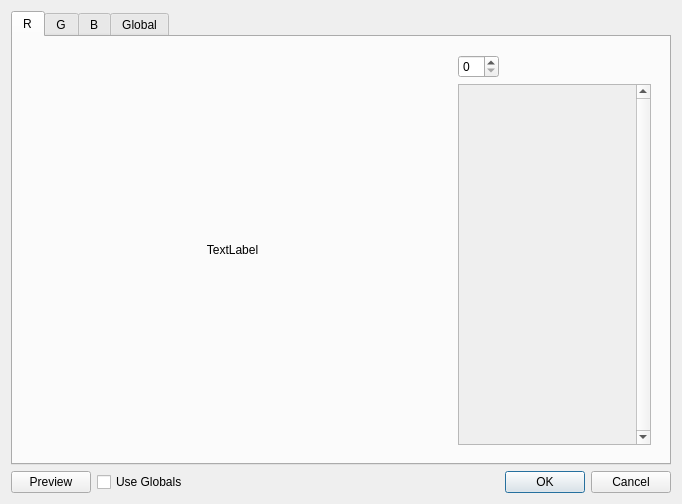
<?xml version="1.0" encoding="UTF-8"?>
<ui version="4.0">
 <class>ColorCorrectionGraph</class>
 <widget class="QDialog" name="ColorCorrectionGraph">
  <property name="geometry">
   <rect>
    <x>0</x>
    <y>0</y>
    <width>682</width>
    <height>504</height>
   </rect>
  </property>
  <property name="windowTitle">
   <string>Dialog</string>
  </property>
  <layout class="QVBoxLayout" name="verticalLayout" stretch="3,0">
   <item>
    <layout class="QHBoxLayout" name="MainContent" stretch="0">
     <item>
      <widget class="QTabWidget" name="Graphs">
       <property name="tabPosition">
        <enum>QTabWidget::TabPosition::North</enum>
       </property>
       <property name="currentIndex">
        <number>0</number>
       </property>
       <property name="usesScrollButtons">
        <bool>true</bool>
       </property>
       <property name="documentMode">
        <bool>false</bool>
       </property>
       <property name="tabBarAutoHide">
        <bool>false</bool>
       </property>
       <widget class="QWidget" name="tabR">
        <attribute name="title">
         <string>R</string>
        </attribute>
        <layout class="QHBoxLayout" name="horizontalLayout" stretch="2,1">
         <item>
          <widget class="AspectRatioLabel" name="RedGraph">
           <property name="sizePolicy">
            <sizepolicy hsizetype="Ignored" vsizetype="Ignored">
             <horstretch>0</horstretch>
             <verstretch>0</verstretch>
            </sizepolicy>
           </property>
           <property name="text">
            <string>TextLabel</string>
           </property>
           <property name="alignment">
            <set>Qt::AlignmentFlag::AlignCenter</set>
           </property>
          </widget>
         </item>
         <item>
          <layout class="QVBoxLayout" name="PointsR">
           <property name="leftMargin">
            <number>9</number>
           </property>
           <property name="topMargin">
            <number>9</number>
           </property>
           <property name="rightMargin">
            <number>9</number>
           </property>
           <property name="bottomMargin">
            <number>9</number>
           </property>
           <item>
            <widget class="QSpinBox" name="PointsCounterR">
             <property name="sizePolicy">
              <sizepolicy hsizetype="Fixed" vsizetype="Fixed">
               <horstretch>0</horstretch>
               <verstretch>0</verstretch>
              </sizepolicy>
             </property>
             <property name="minimum">
              <number>0</number>
             </property>
             <property name="value">
              <number>0</number>
             </property>
            </widget>
           </item>
           <item>
            <widget class="QScrollArea" name="scrollAreaR">
             <property name="enabled">
              <bool>true</bool>
             </property>
             <property name="sizePolicy">
              <sizepolicy hsizetype="Preferred" vsizetype="Expanding">
               <horstretch>0</horstretch>
               <verstretch>0</verstretch>
              </sizepolicy>
             </property>
             <property name="verticalScrollBarPolicy">
              <enum>Qt::ScrollBarPolicy::ScrollBarAlwaysOn</enum>
             </property>
             <property name="horizontalScrollBarPolicy">
              <enum>Qt::ScrollBarPolicy::ScrollBarAlwaysOff</enum>
             </property>
             <property name="sizeAdjustPolicy">
              <enum>QAbstractScrollArea::SizeAdjustPolicy::AdjustToContentsOnFirstShow</enum>
             </property>
             <property name="widgetResizable">
              <bool>true</bool>
             </property>
             <property name="alignment">
              <set>Qt::AlignmentFlag::AlignLeading|Qt::AlignmentFlag::AlignLeft|Qt::AlignmentFlag::AlignTop</set>
             </property>
             <widget class="QWidget" name="scrollAreaContentsR">
              <property name="geometry">
               <rect>
                <x>0</x>
                <y>0</y>
                <width>177</width>
                <height>353</height>
               </rect>
              </property>
              <property name="autoFillBackground">
               <bool>true</bool>
              </property>
              <layout class="QVBoxLayout" name="verticalLayout_3">
               <property name="sizeConstraint">
                <enum>QLayout::SizeConstraint::SetDefaultConstraint</enum>
               </property>
               <property name="leftMargin">
                <number>0</number>
               </property>
               <property name="topMargin">
                <number>0</number>
               </property>
               <property name="rightMargin">
                <number>0</number>
               </property>
               <property name="bottomMargin">
                <number>0</number>
               </property>
              </layout>
             </widget>
            </widget>
           </item>
          </layout>
         </item>
        </layout>
       </widget>
       <widget class="QWidget" name="tabG">
        <attribute name="title">
         <string>G</string>
        </attribute>
        <layout class="QHBoxLayout" name="horizontalLayout_2" stretch="2,1">
         <item>
          <widget class="AspectRatioLabel" name="GreenGraph">
           <property name="sizePolicy">
            <sizepolicy hsizetype="Ignored" vsizetype="Ignored">
             <horstretch>0</horstretch>
             <verstretch>0</verstretch>
            </sizepolicy>
           </property>
           <property name="text">
            <string>TextLabel</string>
           </property>
           <property name="alignment">
            <set>Qt::AlignmentFlag::AlignCenter</set>
           </property>
          </widget>
         </item>
         <item>
          <layout class="QVBoxLayout" name="PointsG">
           <property name="leftMargin">
            <number>9</number>
           </property>
           <property name="topMargin">
            <number>9</number>
           </property>
           <property name="rightMargin">
            <number>9</number>
           </property>
           <property name="bottomMargin">
            <number>9</number>
           </property>
           <item>
            <widget class="QSpinBox" name="PointsCounterG">
             <property name="sizePolicy">
              <sizepolicy hsizetype="Fixed" vsizetype="Fixed">
               <horstretch>0</horstretch>
               <verstretch>0</verstretch>
              </sizepolicy>
             </property>
             <property name="minimum">
              <number>0</number>
             </property>
             <property name="value">
              <number>0</number>
             </property>
            </widget>
           </item>
           <item>
            <widget class="QScrollArea" name="scrollAreaG">
             <property name="enabled">
              <bool>true</bool>
             </property>
             <property name="sizePolicy">
              <sizepolicy hsizetype="Preferred" vsizetype="Expanding">
               <horstretch>0</horstretch>
               <verstretch>0</verstretch>
              </sizepolicy>
             </property>
             <property name="verticalScrollBarPolicy">
              <enum>Qt::ScrollBarPolicy::ScrollBarAlwaysOn</enum>
             </property>
             <property name="horizontalScrollBarPolicy">
              <enum>Qt::ScrollBarPolicy::ScrollBarAlwaysOff</enum>
             </property>
             <property name="sizeAdjustPolicy">
              <enum>QAbstractScrollArea::SizeAdjustPolicy::AdjustToContentsOnFirstShow</enum>
             </property>
             <property name="widgetResizable">
              <bool>true</bool>
             </property>
             <property name="alignment">
              <set>Qt::AlignmentFlag::AlignLeading|Qt::AlignmentFlag::AlignLeft|Qt::AlignmentFlag::AlignTop</set>
             </property>
             <widget class="QWidget" name="scrollAreaContentsG">
              <property name="geometry">
               <rect>
                <x>0</x>
                <y>0</y>
                <width>177</width>
                <height>353</height>
               </rect>
              </property>
              <property name="autoFillBackground">
               <bool>true</bool>
              </property>
              <layout class="QVBoxLayout" name="verticalLayout_4">
               <property name="sizeConstraint">
                <enum>QLayout::SizeConstraint::SetDefaultConstraint</enum>
               </property>
               <property name="leftMargin">
                <number>0</number>
               </property>
               <property name="topMargin">
                <number>0</number>
               </property>
               <property name="rightMargin">
                <number>0</number>
               </property>
               <property name="bottomMargin">
                <number>0</number>
               </property>
              </layout>
             </widget>
            </widget>
           </item>
          </layout>
         </item>
        </layout>
       </widget>
       <widget class="QWidget" name="tabB">
        <property name="sizePolicy">
         <sizepolicy hsizetype="Ignored" vsizetype="Ignored">
          <horstretch>0</horstretch>
          <verstretch>0</verstretch>
         </sizepolicy>
        </property>
        <attribute name="title">
         <string>B</string>
        </attribute>
        <layout class="QHBoxLayout" name="horizontalLayout_3" stretch="2,1">
         <item>
          <widget class="AspectRatioLabel" name="BlueGraph">
           <property name="text">
            <string>TextLabel</string>
           </property>
           <property name="alignment">
            <set>Qt::AlignmentFlag::AlignCenter</set>
           </property>
          </widget>
         </item>
         <item>
          <layout class="QVBoxLayout" name="PointsB">
           <property name="leftMargin">
            <number>9</number>
           </property>
           <property name="topMargin">
            <number>9</number>
           </property>
           <property name="rightMargin">
            <number>9</number>
           </property>
           <property name="bottomMargin">
            <number>9</number>
           </property>
           <item>
            <widget class="QSpinBox" name="PointsCounterB">
             <property name="sizePolicy">
              <sizepolicy hsizetype="Fixed" vsizetype="Fixed">
               <horstretch>0</horstretch>
               <verstretch>0</verstretch>
              </sizepolicy>
             </property>
             <property name="minimum">
              <number>0</number>
             </property>
             <property name="value">
              <number>0</number>
             </property>
            </widget>
           </item>
           <item>
            <widget class="QScrollArea" name="scrollAreaB">
             <property name="enabled">
              <bool>true</bool>
             </property>
             <property name="sizePolicy">
              <sizepolicy hsizetype="Preferred" vsizetype="Expanding">
               <horstretch>0</horstretch>
               <verstretch>0</verstretch>
              </sizepolicy>
             </property>
             <property name="verticalScrollBarPolicy">
              <enum>Qt::ScrollBarPolicy::ScrollBarAlwaysOn</enum>
             </property>
             <property name="horizontalScrollBarPolicy">
              <enum>Qt::ScrollBarPolicy::ScrollBarAlwaysOff</enum>
             </property>
             <property name="sizeAdjustPolicy">
              <enum>QAbstractScrollArea::SizeAdjustPolicy::AdjustToContentsOnFirstShow</enum>
             </property>
             <property name="widgetResizable">
              <bool>true</bool>
             </property>
             <property name="alignment">
              <set>Qt::AlignmentFlag::AlignLeading|Qt::AlignmentFlag::AlignLeft|Qt::AlignmentFlag::AlignTop</set>
             </property>
             <widget class="QWidget" name="scrollAreaContentB">
              <property name="geometry">
               <rect>
                <x>0</x>
                <y>0</y>
                <width>177</width>
                <height>353</height>
               </rect>
              </property>
              <property name="autoFillBackground">
               <bool>true</bool>
              </property>
              <layout class="QVBoxLayout" name="verticalLayout_5">
               <property name="sizeConstraint">
                <enum>QLayout::SizeConstraint::SetDefaultConstraint</enum>
               </property>
               <property name="leftMargin">
                <number>0</number>
               </property>
               <property name="topMargin">
                <number>0</number>
               </property>
               <property name="rightMargin">
                <number>0</number>
               </property>
               <property name="bottomMargin">
                <number>0</number>
               </property>
              </layout>
             </widget>
            </widget>
           </item>
          </layout>
         </item>
        </layout>
       </widget>
       <widget class="QWidget" name="tabGlobal">
        <attribute name="title">
         <string>Global</string>
        </attribute>
        <layout class="QHBoxLayout" name="horizontalLayout_10" stretch="2,1">
         <item>
          <widget class="AspectRatioLabel" name="GlobalGraph">
           <property name="text">
            <string>TextLabel</string>
           </property>
           <property name="alignment">
            <set>Qt::AlignmentFlag::AlignCenter</set>
           </property>
          </widget>
         </item>
         <item>
          <layout class="QVBoxLayout" name="PointsGlobal">
           <property name="leftMargin">
            <number>9</number>
           </property>
           <property name="topMargin">
            <number>9</number>
           </property>
           <property name="rightMargin">
            <number>9</number>
           </property>
           <property name="bottomMargin">
            <number>9</number>
           </property>
           <item>
            <widget class="QSpinBox" name="PointsCounterGlobal">
             <property name="sizePolicy">
              <sizepolicy hsizetype="Fixed" vsizetype="Fixed">
               <horstretch>0</horstretch>
               <verstretch>0</verstretch>
              </sizepolicy>
             </property>
             <property name="minimum">
              <number>0</number>
             </property>
             <property name="value">
              <number>0</number>
             </property>
            </widget>
           </item>
           <item>
            <widget class="QScrollArea" name="scrollAreaGlobal">
             <property name="enabled">
              <bool>true</bool>
             </property>
             <property name="sizePolicy">
              <sizepolicy hsizetype="Preferred" vsizetype="Expanding">
               <horstretch>0</horstretch>
               <verstretch>0</verstretch>
              </sizepolicy>
             </property>
             <property name="verticalScrollBarPolicy">
              <enum>Qt::ScrollBarPolicy::ScrollBarAlwaysOn</enum>
             </property>
             <property name="horizontalScrollBarPolicy">
              <enum>Qt::ScrollBarPolicy::ScrollBarAlwaysOff</enum>
             </property>
             <property name="sizeAdjustPolicy">
              <enum>QAbstractScrollArea::SizeAdjustPolicy::AdjustToContentsOnFirstShow</enum>
             </property>
             <property name="widgetResizable">
              <bool>true</bool>
             </property>
             <property name="alignment">
              <set>Qt::AlignmentFlag::AlignLeading|Qt::AlignmentFlag::AlignLeft|Qt::AlignmentFlag::AlignTop</set>
             </property>
             <widget class="QWidget" name="scrollAreaContentGlobal">
              <property name="geometry">
               <rect>
                <x>0</x>
                <y>0</y>
                <width>177</width>
                <height>353</height>
               </rect>
              </property>
              <property name="autoFillBackground">
               <bool>true</bool>
              </property>
              <layout class="QVBoxLayout" name="verticalLayout_15">
               <property name="sizeConstraint">
                <enum>QLayout::SizeConstraint::SetDefaultConstraint</enum>
               </property>
               <property name="leftMargin">
                <number>0</number>
               </property>
               <property name="topMargin">
                <number>0</number>
               </property>
               <property name="rightMargin">
                <number>0</number>
               </property>
               <property name="bottomMargin">
                <number>0</number>
               </property>
              </layout>
             </widget>
            </widget>
           </item>
          </layout>
         </item>
        </layout>
       </widget>
      </widget>
     </item>
    </layout>
   </item>
   <item>
    <layout class="QHBoxLayout" name="horizontalLayout_4">
     <item>
      <widget class="QPushButton" name="previewButton">
       <property name="text">
        <string>Preview</string>
       </property>
      </widget>
     </item>
     <item>
      <widget class="QCheckBox" name="Globals">
       <property name="text">
        <string>Use Globals</string>
       </property>
      </widget>
     </item>
     <item>
      <widget class="QDialogButtonBox" name="buttonBox">
       <property name="orientation">
        <enum>Qt::Orientation::Horizontal</enum>
       </property>
       <property name="standardButtons">
        <set>QDialogButtonBox::StandardButton::Cancel|QDialogButtonBox::StandardButton::Ok</set>
       </property>
      </widget>
     </item>
    </layout>
   </item>
  </layout>
 </widget>
 <customwidgets>
  <customwidget>
   <class>AspectRatioLabel</class>
   <extends>QLabel</extends>
   <header location="global">aspectratiolabel.h</header>
  </customwidget>
 </customwidgets>
 <resources/>
 <connections>
  <connection>
   <sender>buttonBox</sender>
   <signal>accepted()</signal>
   <receiver>ColorCorrectionGraph</receiver>
   <slot>accept()</slot>
   <hints>
    <hint type="sourcelabel">
     <x>248</x>
     <y>254</y>
    </hint>
    <hint type="destinationlabel">
     <x>157</x>
     <y>274</y>
    </hint>
   </hints>
  </connection>
  <connection>
   <sender>buttonBox</sender>
   <signal>rejected()</signal>
   <receiver>ColorCorrectionGraph</receiver>
   <slot>reject()</slot>
   <hints>
    <hint type="sourcelabel">
     <x>316</x>
     <y>260</y>
    </hint>
    <hint type="destinationlabel">
     <x>286</x>
     <y>274</y>
    </hint>
   </hints>
  </connection>
 </connections>
</ui>
